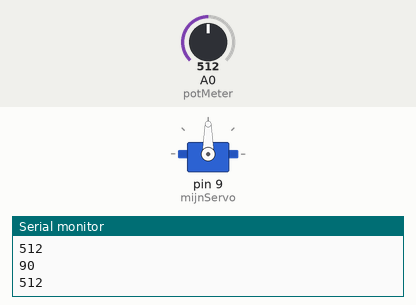
The sketch below on a simulated Arduino Uno, built with avr-gcc and run on an emulated ATmega328P. On the bench: servo, the last lines printed to the serial monitor. Inputs (shaded band) come from the test bench; at power-on: A0 (potMeter) = 512.

Above: at 1.2 s.
1.3 s: A0 (potMeter) set to 716
At 2.5 s:
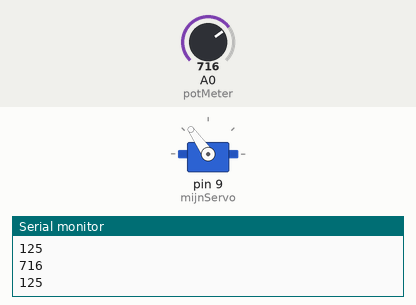
2.8 s: A0 (potMeter) set to 900
At 3.5 s:
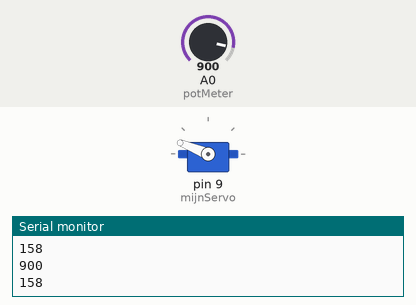
4.3 s: A0 (potMeter) set to 1023
At 5.0 s:
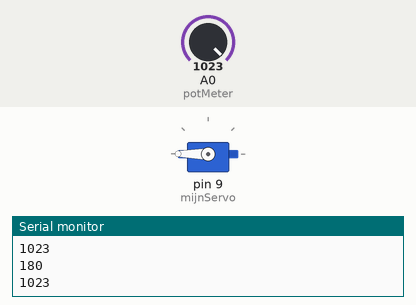
5.8 s: A0 (potMeter) set to 306
At 6.1 s:
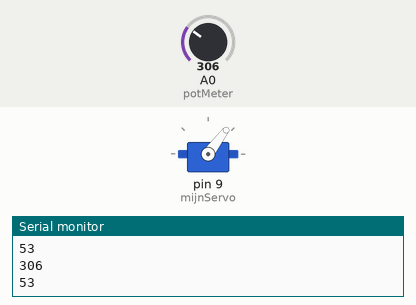
7.3 s: A0 (potMeter) set to 122
At 8.1 s:
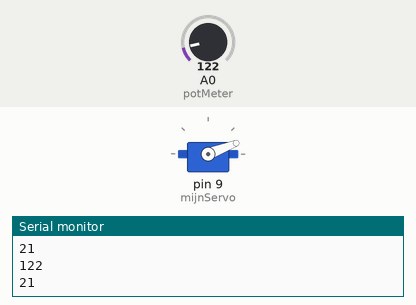
8.8 s: A0 (potMeter) set to 0
At 9.5 s:
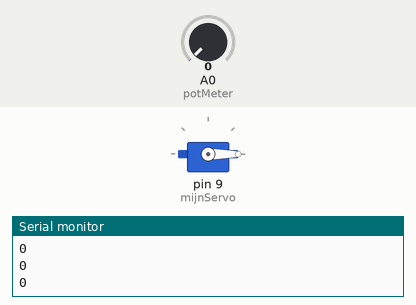
Timing chart, 0 to 11.3 s (numbered marks = the images above; inputs shaded):
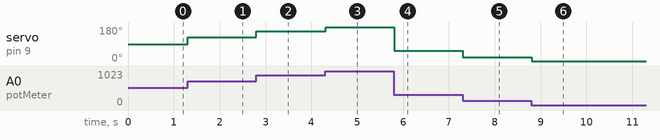

The sketch:

sturing_servomotor.ino
```cpp
/*	een servo controleren met een schuifpotentiemeter.
*/

#include <Servo.h>
Servo mijnServo; // we gebruiken een servo
int potMeter = 0; // de potentiemeter is verbonden met analoge pin 0
int val;

void setup()
{
	mijnServo.attach(9); // servo is verbonden met pin 9
	Serial.begin(9600); // start van de seriële monitor
}

void loop()
{
	val = analogRead(potMeter); // lees de spanningswaarde
	Serial.println(val); // print de spanningswaarde af op de seriële monitor

	val = map(val, 0, 1023, 0, 180); //schaal de waarde van een pin 0 om
									 // naar een waarde tussen 0 en 180
	Serial.println(val);			 // print de geschaalde waarde

	mijnServo.write(val);			 // servo gaat naar de positie van 'val'
	delay(15);						 // tijd voor de servo om te reageren
}
```

Measured:
- after the input at 1.3 s, servo on pin 9 (mijnServo): 90° → 125° at once
- after the input at 2.8 s, servo on pin 9 (mijnServo): 125° → 158° at once
- after the input at 4.3 s, servo on pin 9 (mijnServo): 158° → 180° at once
- after the input at 5.8 s, servo on pin 9 (mijnServo): 180° → 53° at once
- after the input at 7.3 s, servo on pin 9 (mijnServo): 53° → 21° at once
- after the input at 8.8 s, servo on pin 9 (mijnServo): 21° → 0° at once
